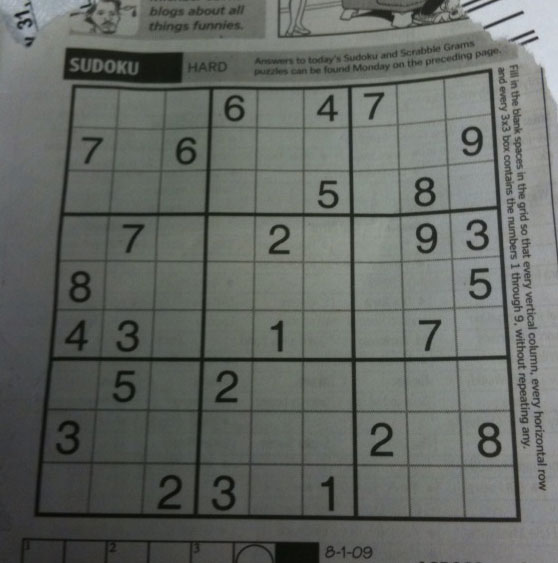
#> input picture sudokubig.jpg, 558 x 563 px
$ jupyter execute --allow-errors Untitled.ipynb   (older library calls are emulated)
#> lines starting #> are read from the running program, lines starting #| are printed output that depends on the picture; after the words box and inside, x2 and y2 are one past the last pixel; in counts of white or black regions, pixels touching at a corner belong together
[cell 1]
import cv2
import numpy as np
import matplotlib.pyplot as plt
import imutils
from imutils.perspective import four_point_transform

[cell 2]
img = cv2.imread("sudokubig.jpg")
#> img is the input picture: shape (563, 558, 3); mean B, G, R 99.5, 104.1, 100
gray = cv2.cvtColor(img,cv2.COLOR_BGR2GRAY)

[cell 3]
def imshow(*imgs,title = "No title"):
    for img in imgs:
        cv2.imshow(title,img)
        cv2.waitKey()

    cv2.destroyAllWindows()

[cell 4]
height,width,_ = img.shape
#> height = 563; width = 558

[cell 5]
blur = cv2.GaussianBlur(gray,(5,5),0)

[cell 6]
imshow(img,gray,blur)

[cell 7]
adTh = cv2.adaptiveThreshold(blur,255,cv2.ADAPTIVE_THRESH_GAUSSIAN_C,cv2.THRESH_BINARY_INV,7,5)
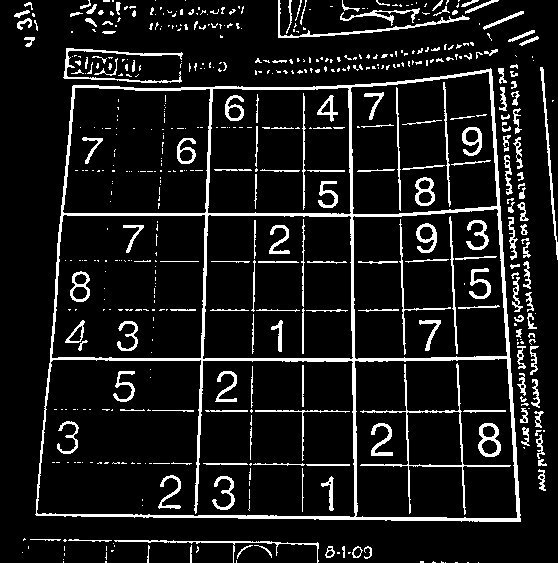
#> adTh: shape (563, 558); 10.2% white; 547 white regions (371 under 20 px), largest, box (x1, y1, x2, y2) and area: (35, 68, 521, 522) 11130, (360, 363, 511, 515) 1045, (63, 48, 183, 83) 642
# [6 lines of commented-out code are left out]

[cell 8]
lines = cv2.HoughLinesP(adTh,1,np.pi/180,100,minLineLength = 100,maxLineGap=2)
#> lines = 37 rows, first 6: [50, 359, 494, 359], [489, 69, 520, 521], [348, 85, 356, 519], [77, 514, 519, 521], [60, 241, 73, 85], [350, 85, 356, 484]

[cell 9]
img_lines = adTh.copy()
for x1,y1,x2,y2 in lines[:,0,:]:
    cv2.line(img_lines,(x1,y1),(x2,y2),(255,255,255),2)
#> this loop made 37 passes
#> (x1, y1, x2, y2) on passes 1 to 12: (50, 359, 494, 359), (489, 69, 520, 521), (348, 85, 356, 519), (77, 514, 519, 521), (60, 241, 73, 85), (350, 85, 356, 484), (221, 515, 519, 520), (50, 358, 510, 358), (456, 364, 464, 518), (196, 512, 211, 87), (500, 248, 518, 519), (395, 82, 401, 257)
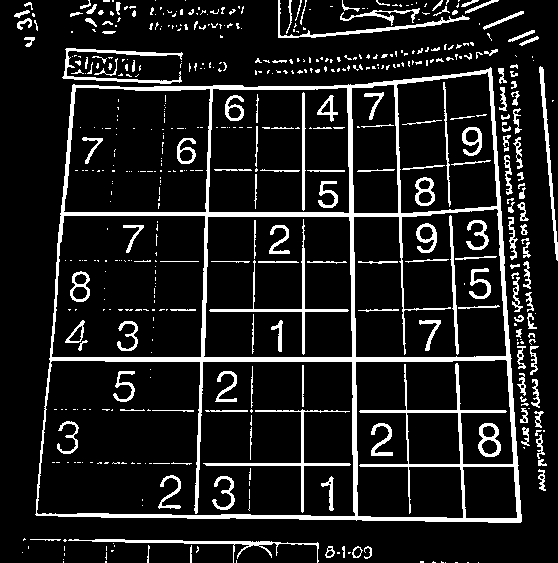
#> img_lines: shape (563, 558); 11.9% white; 530 white regions (370 under 20 px)

imshow(img_lines)

[cell 10]
cnts =cv2.findContours(img_lines,cv2.RETR_LIST,cv2.CHAIN_APPROX_SIMPLE)
#> cnts = 573 contours, 441 with area under 20; largest, box (x1, y1, x2, y2) and area: (35, 67, 522, 523) 197124, (36, 360, 356, 517) 47196, (353, 208, 507, 358) 20932, (51, 215, 206, 358) 20713, (203, 216, 353, 358) 20438

[cell 11]
cnts = imutils.grab_contours(cnts)

[cell 12]
cnts = sorted(cnts,key =cv2.contourArea,reverse=True)[:5]
#> cnts = 5 contours; box (x1, y1, x2, y2) and area: (35, 67, 522, 523) 197124, (36, 360, 356, 517) 47196, (353, 208, 507, 358) 20932, (51, 215, 206, 358) 20713, (203, 216, 353, 358) 20438

[cell 13]
cn_img = img.copy()
imshow(cn_img)
final_im = img
grid_digits = ['0']*81
rois=[]
print(len(cnts))
#| 5

$ run again, with s.jpg copied over sudokubig.jpg
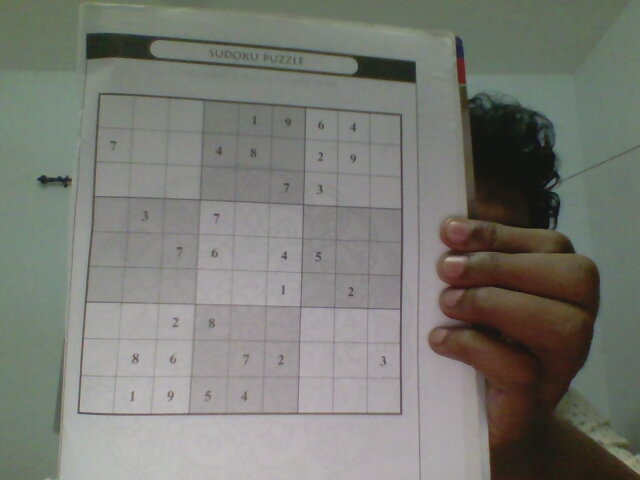
#> input picture s.jpg, 640 x 480 px
#> img is the input picture: shape (480, 640, 3); mean B, G, R 116.3, 122.9, 121.5
#> adTh: shape (480, 640); 3.2% white in thin lines or dots, all inside (x1, y1, x2, y2) = (37, 33, 640, 480)
#> lines = 15 rows, first 6: [84, 414, 401, 414], [77, 413, 401, 413], [181, 60, 415, 80], [108, 55, 358, 76], [401, 412, 401, 114], [77, 412, 87, 268]
#> the loop `for x1,y1,x2,y2 in lines[:,0,:]:` made 15 passes
#> after the loop `for x1,y1,x2,y2 in lines[:,0,:]:`:
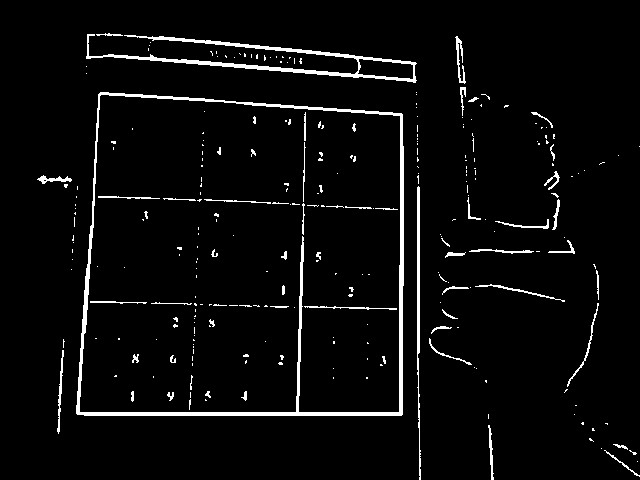
#> img_lines: shape (480, 640); 4% white; 278 white regions (220 under 20 px)
#> `cnts =cv2.findContours(img_lines,cv2.RETR_LIST,cv2.CHAIN_APPROX_SIMPLE)`: cnts = 281 contours, 249 with area under 20; largest, box (x1, y1, x2, y2) and area: (76, 92, 404, 416) 98554, (79, 94, 401, 413) 95134, (86, 34, 417, 83) 2413, (357, 58, 414, 80) 845, (417, 186, 421, 480) 396
#> `cnts = sorted(cnts,key =cv2.contourArea,reverse=True)[:5]`: cnts = 5 contours; box (x1, y1, x2, y2) and area: (76, 92, 404, 416) 98554, (79, 94, 401, 413) 95134, (86, 34, 417, 83) 2413, (357, 58, 414, 80) 845, (417, 186, 421, 480) 396
#| 5
